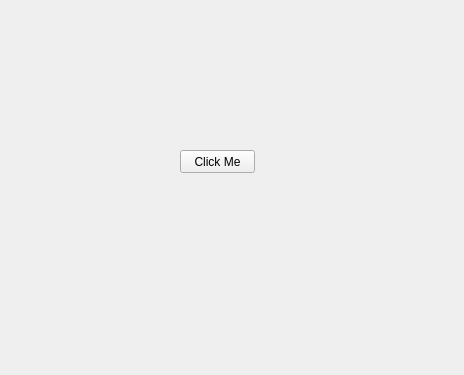
<?xml version="1.0" encoding="UTF-8"?>
<ui version="4.0">
 <class>Widget</class>
 <widget class="QWidget" name="Widget">
  <property name="geometry">
   <rect>
    <x>0</x>
    <y>0</y>
    <width>464</width>
    <height>375</height>
   </rect>
  </property>
  <property name="windowTitle">
   <string>Widget</string>
  </property>
  <widget class="QPushButton" name="pushButton">
   <property name="geometry">
    <rect>
     <x>180</x>
     <y>150</y>
     <width>75</width>
     <height>23</height>
    </rect>
   </property>
   <property name="text">
    <string>Click Me</string>
   </property>
  </widget>
 </widget>
 <resources/>
 <connections/>
</ui>
